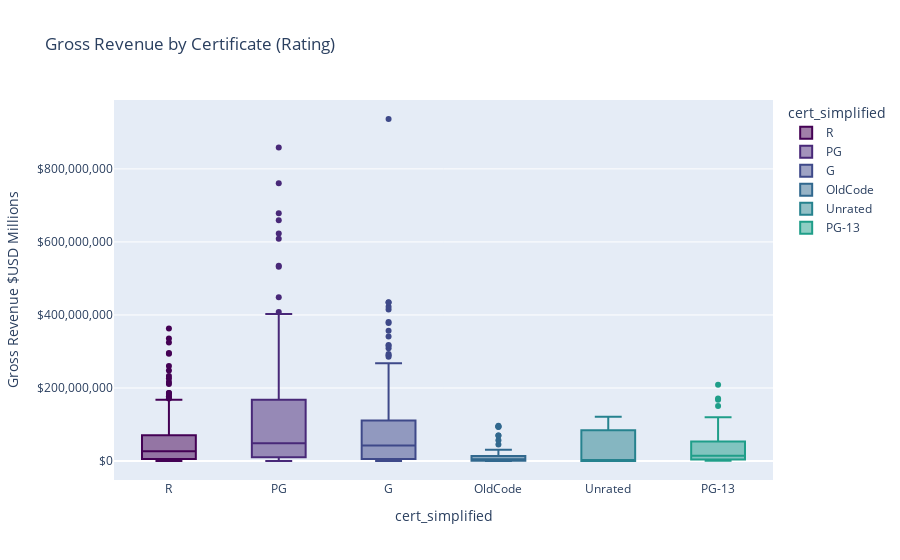

The notebook cell saved with this chart:
### Code cell
# as plotly so I can see the values 
fig = px.box(
    df, 
    x='cert_simplified', 
    y='gross', 
    color='cert_simplified', 
    title='Gross Revenue by Certificate (Rating)',
    labels={'gross': 'Gross Revenue $USD Millions'},
    color_discrete_sequence=px.colors.sequential.Viridis
)

fig.update_layout(
    yaxis_tickprefix="$",
    yaxis_tickformat=","
)
fig.show()

### Figure 1 — Plotly figure (JSON) as saved in the notebook; plotly's stock layout.template omitted (floating-point values rounded to 4 significant figures; data arrays with more than 128 entries replaced by an {"elided": "..."} marker saying what was removed)
{"data": [{"alignmentgroup": "True", "hovertemplate": "cert_simplified=%{x}<br>Gross Revenue $USD Millions=%{y}<extra></extra>", "legendgroup": "R", "marker": {"color": "#440154"}, "name": "R", "notched": false, "offsetgroup": "R", "orientation": "v", "showlegend": true, "type": "box", "x": {"elided": "343 str values"}, "x0": " ", "xaxis": "x", "y": {"elided": "343 float values"}, "y0": " ", "yaxis": "y"}, {"alignmentgroup": "True", "hovertemplate": "cert_simplified=%{x}<br>Gross Revenue $USD Millions=%{y}<extra></extra>", "legendgroup": "PG", "marker": {"color": "#482878"}, "name": "PG", "notched": false, "offsetgroup": "PG", "orientation": "v", "showlegend": true, "type": "box", "x": {"elided": "212 str values"}, "x0": " ", "xaxis": "x", "y": {"elided": "212 float values"}, "y0": " ", "yaxis": "y"}, {"alignmentgroup": "True", "hovertemplate": "cert_simplified=%{x}<br>Gross Revenue $USD Millions=%{y}<extra></extra>", "legendgroup": "G", "marker": {"color": "#3e4989"}, "name": "G", "notched": false, "offsetgroup": "G", "orientation": "v", "showlegend": true, "type": "box", "x": {"elided": "243 str values"}, "x0": " ", "xaxis": "x", "y": {"elided": "243 float values"}, "y0": " ", "yaxis": "y"}, {"alignmentgroup": "True", "hovertemplate": "cert_simplified=%{x}<br>Gross Revenue $USD Millions=%{y}<extra></extra>", "legendgroup": "OldCode", "marker": {"color": "#31688e"}, "name": "OldCode", "notched": false, "offsetgroup": "OldCode", "orientation": "v", "showlegend": true, "type": "box", "x": ["OldCode", "OldCode", "OldCode", "OldCode", "OldCode", "OldCode", "OldCode", "OldCode", "OldCode", "OldCode", "OldCode", "OldCode", "OldCode", "OldCode", "OldCode", "OldCode", "OldCode", "OldCode", "OldCode", "OldCode", "OldCode", "OldCode", "OldCode", "OldCode", "OldCode", "OldCode", "OldCode", "OldCode", "OldCode", "OldCode", "OldCode", "OldCode", "OldCode", "OldCode", "OldCode", "OldCode", "OldCode", "OldCode", "OldCode", "OldCode", "OldCode", "OldCode", "OldCode", "OldCode", "OldCode", "OldCode", "OldCode", "OldCode", "OldCode", "OldCode", "OldCode", "OldCode", "OldCode", "OldCode", "OldCode", "OldCode", "OldCode", "OldCode", "OldCode", "OldCode", "OldCode", "OldCode", "OldCode", "OldCode", "OldCode", "OldCode", "OldCode", "OldCode", "OldCode", "OldCode", "OldCode", "OldCode", "OldCode", "OldCode", "OldCode", "OldCode", "OldCode", "OldCode", "OldCode", "OldCode", "OldCode", "OldCode", "OldCode", "OldCode", "OldCode", "OldCode", "OldCode", "OldCode", "OldCode", "OldCode", "OldCode", "OldCode", "OldCode", "OldCode", "OldCode", "OldCode", "OldCode"], "x0": " ", "xaxis": "x", "y": [29320000.0, 9257000.0, 53370.0, 288500.0, 55240.0, 332900.0, 5720000.0, 28880.0, 1236000.0, 5450000.0, 5450000.0, 57230.0, 96570.0, 10180.0, 5014000.0, 1025000.0, 5450000.0, 977400.0, 8652000.0, 55910.0, 29320000.0, 4050000.0, 29320000.0, 29320000.0, 11890000.0, 22920000.0, 7669000.0, 752000.0, 14550000.0, 3970000.0, 449200.0, 449200.0, 10900000.0, 203300.0, 4360000.0, 9600000.0, 172900.0, 4360000.0, 21880.0, 21880.0, 539500.0, 1034000.0, 50690.0, 29320000.0, 12540000.0, 11900000.0, 14550000.0, 93740000.0, 654000.0, 11660000.0, 355600.0, 30500000.0, 30500000.0, 53370.0, 2650000.0, 4360000.0, 23650000.0, 1025000.0, 2108000.0, 55000.0, 70120000.0, 50970.0, 88300.0, 93740000.0, 53370.0, 2650000.0, 6540000.0, 9460000.0, 13600000.0, 296000.0, 2538000.0, 10000000.0, 17550000.0, 56700000.0, 29320000.0, 5416000.0, 5416000.0, 70120000.0, 3981000.0, 3981000.0, 4360000.0, 10000000.0, 24030.0, 45300000.0, 96650000.0, 29320000.0, 83960.0, 4905000.0, 52710.0, 93740000.0, 355600.0, 11660000.0, 10550000.0, 13550000.0, 30500000.0, 5040000.0, 3449000.0], "y0": " ", "yaxis": "y"}, {"alignmentgroup": "True", "hovertemplate": "cert_simplified=%{x}<br>Gross Revenue $USD Millions=%{y}<extra></extra>", "legendgroup": "Unrated", "marker": {"color": "#26828e"}, "name": "Unrated", "notched": false, "offsetgroup": "Unrated", "orientation": "v", "showlegend": true, "type": "box", "x": ["Unrated", "Unrated", "Unrated", "Unrated", "Unrated", "Unrated", "Unrated", "Unrated", "Unrated", "Unrated", "Unrated", "Unrated", "Unrated", "Unrated", "Unrated", "Unrated", "Unrated", "Unrated", "Unrated", "Unrated", "Unrated", "Unrated", "Unrated", "Unrated", "Unrated", "Unrated", "Unrated", "Unrated", "Unrated", "Unrated", "Unrated", "Unrated", "Unrated", "Unrated", "Unrated", "Unrated", "Unrated", "Unrated", "Unrated", "Unrated", "Unrated", "Unrated", "Unrated", "Unrated", "Unrated", "Unrated"], "x0": " ", "xaxis": "x", "y": [103100000.0, 68250000.0, 144500.0, 25390000.0, 165500.0, 117500000.0, 300000.0, 171100.0, 100100.0, 117500000.0, 49880000.0, 502000.0, 83910000.0, 83910000.0, 3296.0, 138700.0, 1186000.0, 39180000.0, 68250000.0, 31800000.0, 89030.0, 112900000.0, 2852000.0, 113200000.0, 128400.0, 107500000.0, 741300.0, 15280.0, 53340000.0, 234000.0, 1769000.0, 335600.0, 175100.0, 71180.0, 83860.0, 49970000.0, 327900.0, 2807000.0, 60620000.0, 107100000.0, 121100000.0, 117500000.0, 107500000.0, 686400.0, 6013.0, 53340000.0], "y0": " ", "yaxis": "y"}, {"alignmentgroup": "True", "hovertemplate": "cert_simplified=%{x}<br>Gross Revenue $USD Millions=%{y}<extra></extra>", "legendgroup": "PG-13", "marker": {"color": "#1f9e89"}, "name": "PG-13", "notched": false, "offsetgroup": "PG-13", "orientation": "v", "showlegend": true, "type": "box", "x": ["PG-13", "PG-13", "PG-13", "PG-13", "PG-13", "PG-13", "PG-13", "PG-13", "PG-13", "PG-13", "PG-13", "PG-13", "PG-13", "PG-13", "PG-13", "PG-13", "PG-13", "PG-13", "PG-13", "PG-13", "PG-13", "PG-13", "PG-13", "PG-13", "PG-13", "PG-13", "PG-13", "PG-13", "PG-13", "PG-13", "PG-13", "PG-13", "PG-13", "PG-13", "PG-13", "PG-13", "PG-13", "PG-13", "PG-13", "PG-13", "PG-13", "PG-13"], "x0": " ", "xaxis": "x", "y": [7098000.0, 1498000.0, 23530000.0, 4446000.0, 5990000.0, 167400000.0, 2238000.0, 3237000.0, 3635000.0, 53710000.0, 18250000.0, 40080000.0, 29320000.0, 1331000.0, 5210000.0, 9031000.0, 25510000.0, 119500000.0, 7002000.0, 54230000.0, 3359000.0, 6744000.0, 56820000.0, 1054000.0, 15540000.0, 40310000.0, 4065000.0, 4415000.0, 82420000.0, 355600.0, 150400000.0, 24800000.0, 13120000.0, 845500.0, 37710000.0, 171200000.0, 75610000.0, 209000000.0, 9422000.0, 10300000.0, 24630000.0, 96520000.0], "y0": " ", "yaxis": "y"}], "layout": {"boxmode": "overlay", "legend": {"title": {"text": "cert_simplified"}, "tracegroupgap": 0}, "title": {"text": "Gross Revenue by Certificate (Rating)"}, "xaxis": {"anchor": "y", "categoryarray": ["R", "PG", "G", "OldCode", "Unrated", "PG-13"], "categoryorder": "array", "domain": [0, 1], "title": {"text": "cert_simplified"}}, "yaxis": {"anchor": "x", "domain": [0, 1], "tickformat": ",", "tickprefix": "$", "title": {"text": "Gross Revenue $USD Millions"}}}}
